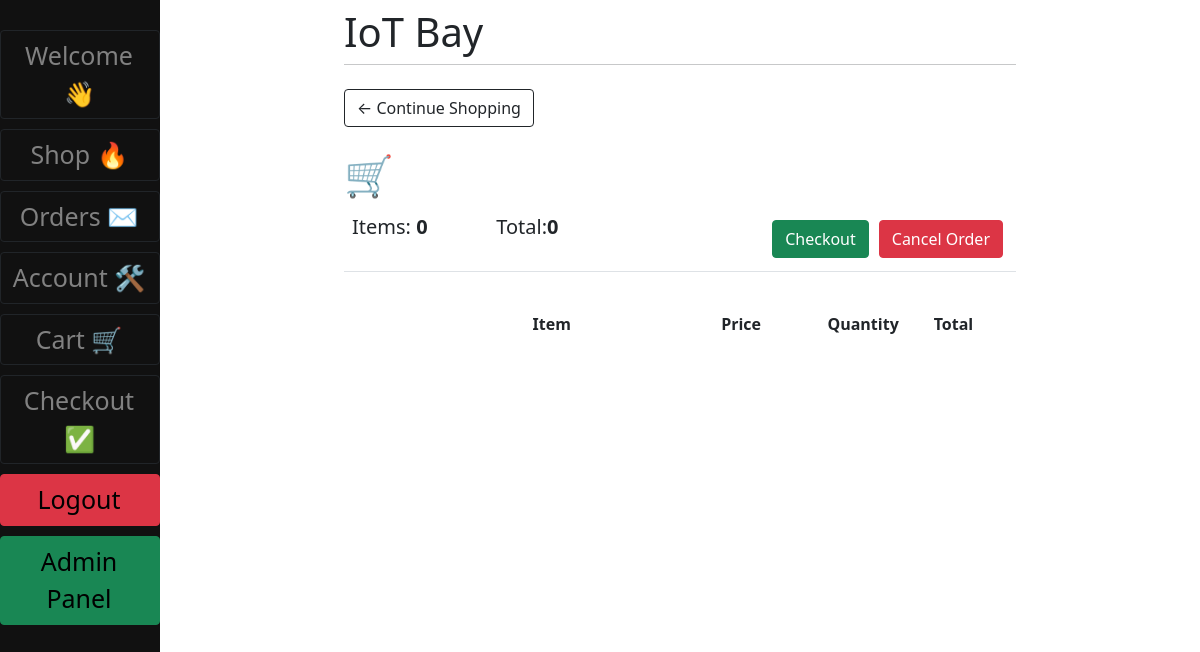
/cart/ (signed in), run on an earlier commit of the app's database.
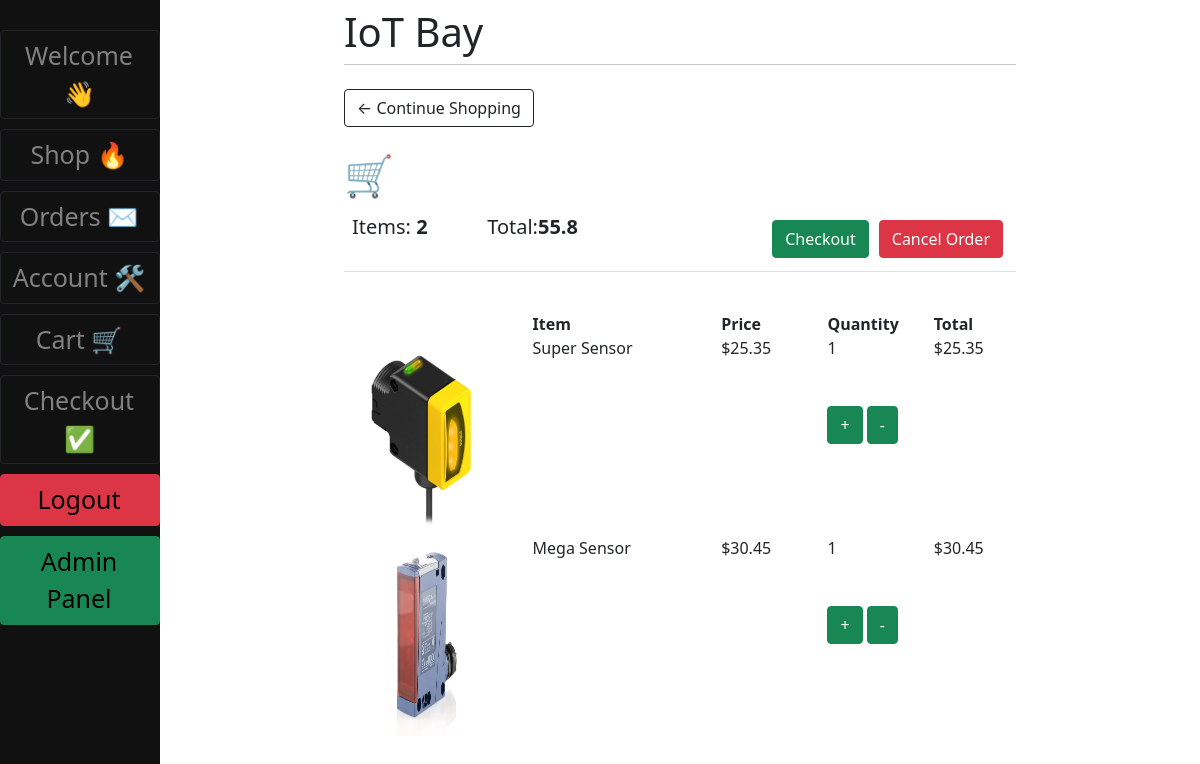
And on a later commit of the database.
### main/models.py (models this page shows, shortened)
class OrderItem(models.Model):
    item = models.ForeignKey(Item, on_delete=models.SET_NULL, null=True)
    order = models.ForeignKey(Order, on_delete=models.SET_NULL, null=True)
    quantity = models.IntegerField(default=0, null=True, blank=True)
    date_added = models.DateTimeField(auto_now_add=True)
    @property
    def total_price(self):
        return self.item.price * self.quantity

class Item(models.Model):
    name = models.CharField(max_length=100)
    stock_num = models.IntegerField()
    price = models.FloatField(null=True)
    image = models.ImageField(null=True, blank=True)

### main/views.py (the view)
# urls.py: path('cart/', v.cart, name="cart"),
def cart(request):
    customer = request.user
    order, created = Order.objects.get_or_create(customer=customer, complete=False)
    items = order.orderitem_set.all()
    cartItems = order.get_cart_items
    cartTotal = order.get_cart_total
    context = {
        "items": items,
        "order": order,
        "cart_items": cartItems,
        "cart_total": cartTotal,
    }
    if request.method == 'POST':
        order.orderitem_set.all().delete()
    return render(request, "Order_Management/cart.html", context)

### main/models.py (called while the page is built)
    @property
    def get_cart_total(self):
        orderitems = self.orderitem_set.all()
        total = sum([item.total_price for item in orderitems])
        return total

    @property
    def get_cart_items(self):
        orderitems = self.orderitem_set.all()
        total = sum([item.quantity for item in orderitems])
        return total

### main/templates/Order_Management/cart.html
{% extends 'main/base.html' %} {% load static %} {% block content %}
<div class="row">
	<div class="col-lg-12">
		<div class="box-element">
			<a class="btn btn-outline-dark" href="{% url 'main' %}"
				>&#x2190; Continue Shopping</a
			>
			<br />
			<br />
			<h1>🛒</h1>
			<table class="table">
				<tr>
					<th>
						<h5>Items: <strong>{{cart_items}}</strong></h5>
					</th>
					<th>
						<h5>Total:<strong>{{cart_total}}</strong></h5>
					</th>
					<th>
						<a
							class="btn btn-danger"
							type="submit"
							style="float: right; margin: 5px"
							href="/cancel_order"
							>Cancel Order</a
						>
						<a
							style="float: right; margin: 5px"
							class="btn btn-success"
							href="{% url 'checkout' %}"
							>Checkout</a
						>
					</th>
				</tr>
			</table>
		</div>
		<br />
		<div class="box-element">
			<div class="row">
				<div style="flex: 2"></div>
				<div style="flex: 2"><strong>Item</strong></div>
				<div style="flex: 1"><strong>Price</strong></div>
				<div style="flex: 1"><strong>Quantity</strong></div>
				<div style="flex: 1"><strong>Total</strong></div>
			</div>
			{% for order_item in items %}
			<div class="row">
				<div style="flex: 2">
					<img
						style="width: 100%; height: 200px"
						src="{{order_item.item.image.url}}"
					/>
				</div>
				<div style="flex: 2"><p>{{order_item.item.name}}</p></div>
				<div style="flex: 1">
					<p>${{order_item.item.price|floatformat:2}}</p>
				</div>
				<div style="flex: 1">
					<p>{{order_item.quantity}}</p>
					<div>
						<a
							data-product="{{order_item.item.id}}"
							data-action="add"
							class="btn btn-success update-cart"
							style="margin-top: 30px"
							href="#"
							>+</a
						>
						<a
							data-product="{{order_item.item.id}}"
							data-action="remove"
							class="btn btn-success update-cart"
							style="margin-top: 30px"
							href="#"
							>-</a
						>
					</div>
				</div>
				<div style="flex: 1">
					<p>${{order_item.total_price|floatformat:2}}</p>
				</div>
			</div>
			{% endfor %}
		</div>
	</div>
</div>
{% endblock %}

### main/templates/main/base.html (shortened to what this page needs)
{% load static %}
<!DOCTYPE html>
<html lang="en">
	<head>
		<link
			href="https://cdn.jsdelivr.net/npm/bootstrap@5.1.3/dist/css/bootstrap.min.css"
			rel="stylesheet"
		/>
	</head>
	<body>
		<div class="sidenav">
			{% if user.is_authenticated %}
				<a class="btn btn-outline-dark" style="margin-top: 10px" href="/welcome"
					>Welcome 👋</a
				>
				<a class="btn btn-outline-dark" style="margin-top: 10px" href="/main"
					>Shop 🔥</a
				>
				<a class="btn btn-outline-dark" style="margin-top: 10px" href="/order_history"
					>Orders ✉️</a
				>
				<a class="btn btn-outline-dark" style="margin-top: 10px" href="/account"
					>Account 🛠️</a
				>
				<a class="btn btn-outline-dark" style="margin-top: 10px" href="/cart"
					>Cart 🛒</a
				>
				<a class="btn btn-outline-dark" style="margin-top: 10px" href="/checkout"
					>Checkout ✅</a
				>
				<a
					class="btn btn-danger"
					style="margin-top: 10px; color: black"
					href="/logout"
					>Logout</a
				>
				{% if user.is_superuser %}
					<a class = 'btn btn-success' style = "margin-top: 10px; color: black" href = "/admin">Admin Panel</a>
				{% endif %}
			{% endif %}
		</div>
		<div id="content" , name="content" , class="main">
			<div class="row justify-content-center">
				<div class="col-8">
					<h1 class="mt-2">IoT Bay</h1>
					<hr class="mt-0 mb-4" />
					{% block content %} {% endblock %}
				</div>
			</div>
		</div>
	</body>
</html>

### main/templates/main/base.html (style rules this page uses)
.sidenav { height: 100%; width: 160px; position: fixed; z-index: 1; top: 0; left: 0; background-color: #111; overflow-x: hidden; padding-top: 20px; }
.sidenav a { padding: 6px 8px 6px 6px; text-decoration: none; font-size: 25px; color: #818181; display: block; }
.main { margin-left: 160px; padding: 0px 10px; }

What changed in the data, as far as the page shows it:
added OrderItem: item.image (picture), item.name "Super Sensor", item.price "25.35", quantity "1", total_price "25.35"
added OrderItem: item.image (picture), item.name "Mega Sensor", item.price "30.45", quantity "1", total_price "30.45"
Also different on the page:
{{ cart_items }}: "0" → "2"
{{ cart_total }}: "0" → "55.8"
